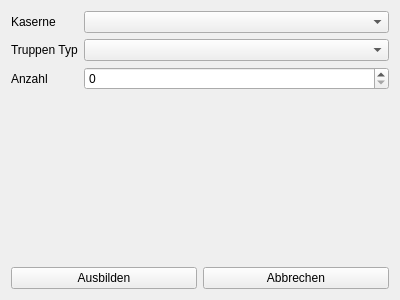
<?xml version="1.0" encoding="UTF-8"?>
<ui version="4.0">
 <class>Form</class>
 <widget class="QWidget" name="Form">
  <property name="geometry">
   <rect>
    <x>0</x>
    <y>0</y>
    <width>400</width>
    <height>300</height>
   </rect>
  </property>
  <property name="windowTitle">
   <string>Form</string>
  </property>
  <layout class="QVBoxLayout" name="verticalLayout">
   <item>
    <layout class="QFormLayout" name="formLayout">
     <item row="0" column="0">
      <widget class="QLabel" name="label">
       <property name="text">
        <string>Kaserne</string>
       </property>
      </widget>
     </item>
     <item row="0" column="1">
      <widget class="QComboBox" name="comboBox"/>
     </item>
     <item row="2" column="0">
      <widget class="QLabel" name="label_2">
       <property name="text">
        <string>Anzahl</string>
       </property>
      </widget>
     </item>
     <item row="2" column="1">
      <widget class="QSpinBox" name="spinBox"/>
     </item>
     <item row="1" column="0">
      <widget class="QLabel" name="label_3">
       <property name="text">
        <string>Truppen Typ</string>
       </property>
      </widget>
     </item>
     <item row="1" column="1">
      <widget class="QComboBox" name="comboBox_2"/>
     </item>
    </layout>
   </item>
   <item>
    <spacer name="verticalSpacer">
     <property name="orientation">
      <enum>Qt::Vertical</enum>
     </property>
     <property name="sizeHint" stdset="0">
      <size>
       <width>20</width>
       <height>40</height>
      </size>
     </property>
    </spacer>
   </item>
   <item>
    <layout class="QHBoxLayout" name="horizontalLayout">
     <item>
      <widget class="QPushButton" name="pushButton">
       <property name="text">
        <string>Ausbilden</string>
       </property>
      </widget>
     </item>
     <item>
      <widget class="QPushButton" name="pushButton_2">
       <property name="text">
        <string>Abbrechen</string>
       </property>
      </widget>
     </item>
    </layout>
   </item>
  </layout>
 </widget>
 <resources/>
 <connections/>
</ui>
